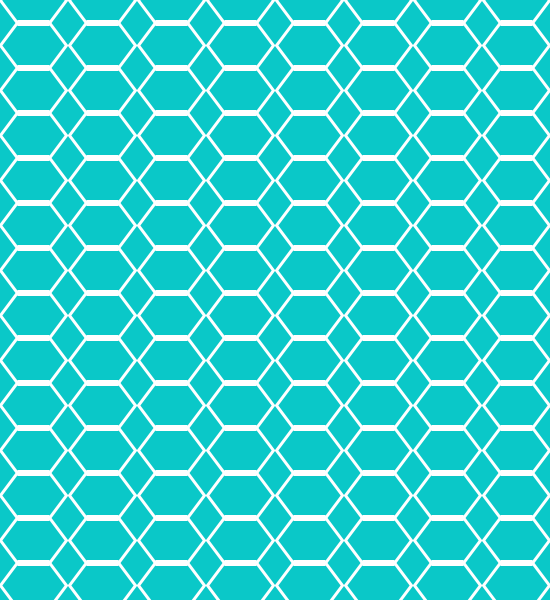
Frame 1 (no input)
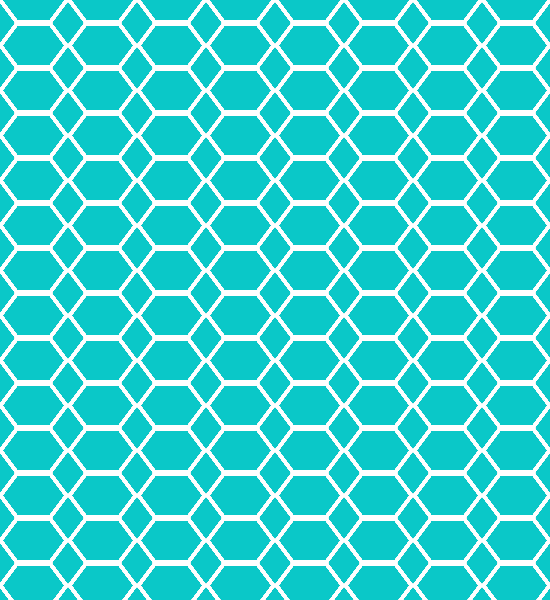
Frame 60 (the mouse pressed at the canvas centre just before this capture)
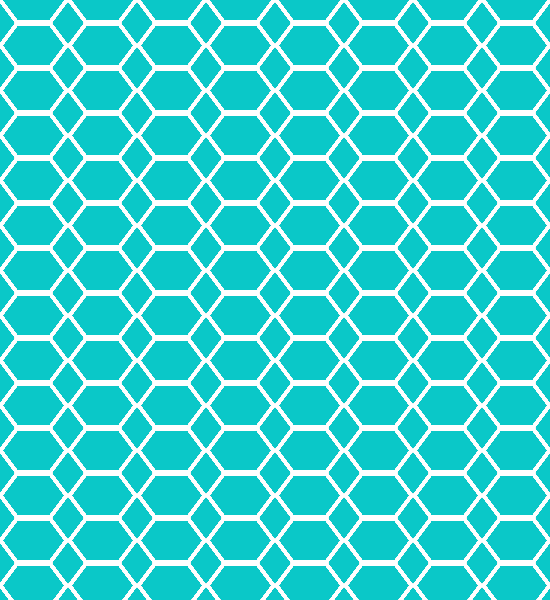
Frame 120 (the mouse held since frame 60 and released just before this capture)

The Processing sketch that drew these frames (run headless with seeded random() and noise(); from frame 60 on, the mouse is pressed at the canvas centre):

// Processing sketch: processing_169222
// ── processing_169222.pde

//i will try to draw a pattern of hexagons.
//i got a code and adapted its logic to this shape

float i = 3;

void setup() {
  size(550, 600);
  background(10,200,200);
}

void draw(){
  for(float y = 0; y<=height; y+=(15*i)) {
    for(float x = 0; x<=width; x+=(23*i)) {
      
     
      stroke(255);
      strokeWeight(3);
      noFill();
      beginShape();
      vertex(x, y);
      vertex(x+6*i, y-8*i);
      vertex(x+16*i, y-8*i);
      vertex(x+22*i, y);
      vertex(x+16*i, y+8*i);
      vertex(x+6*i, y+8*i);
      endShape(CLOSE);
     
    }
  }
}

  
